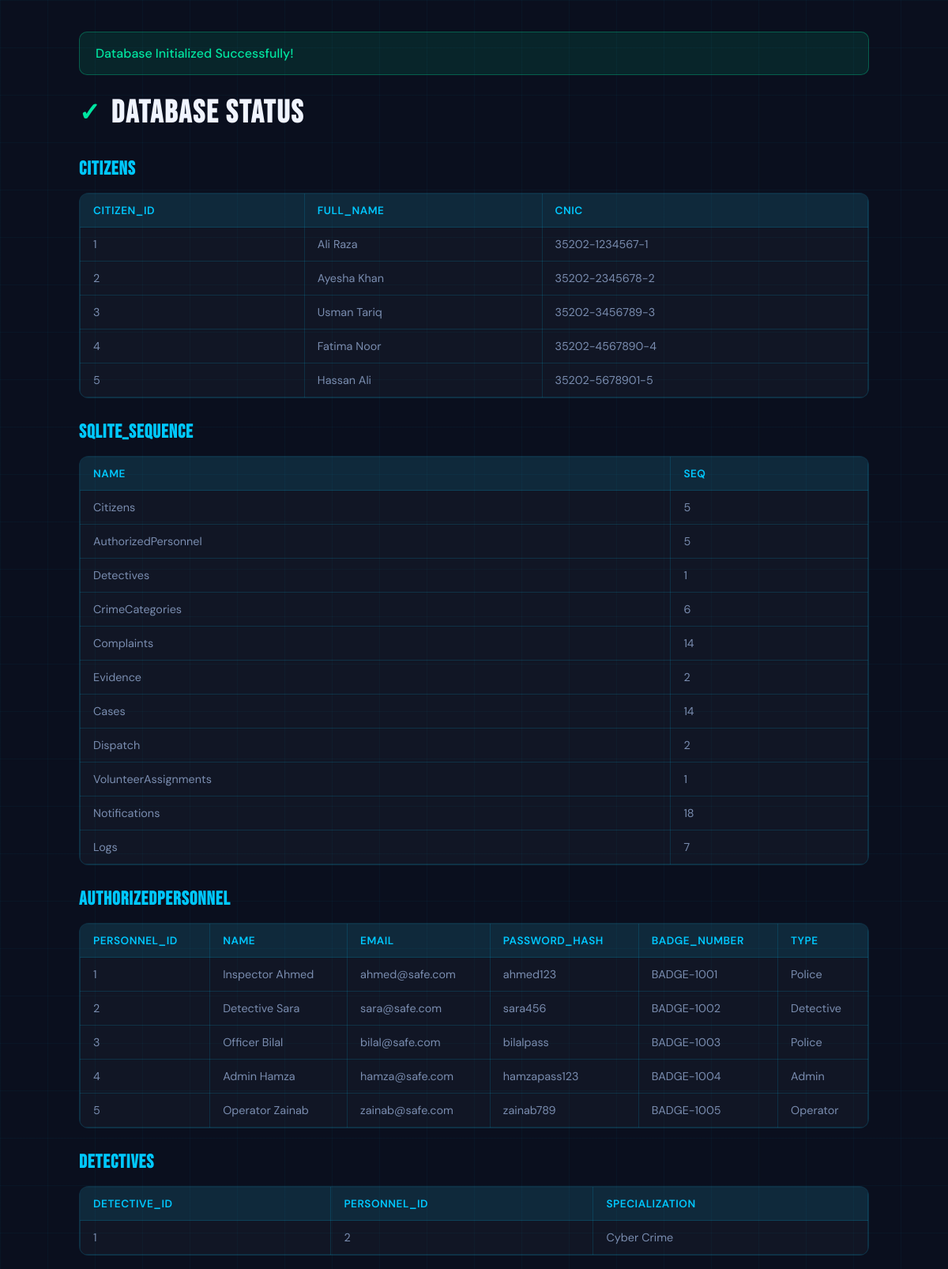
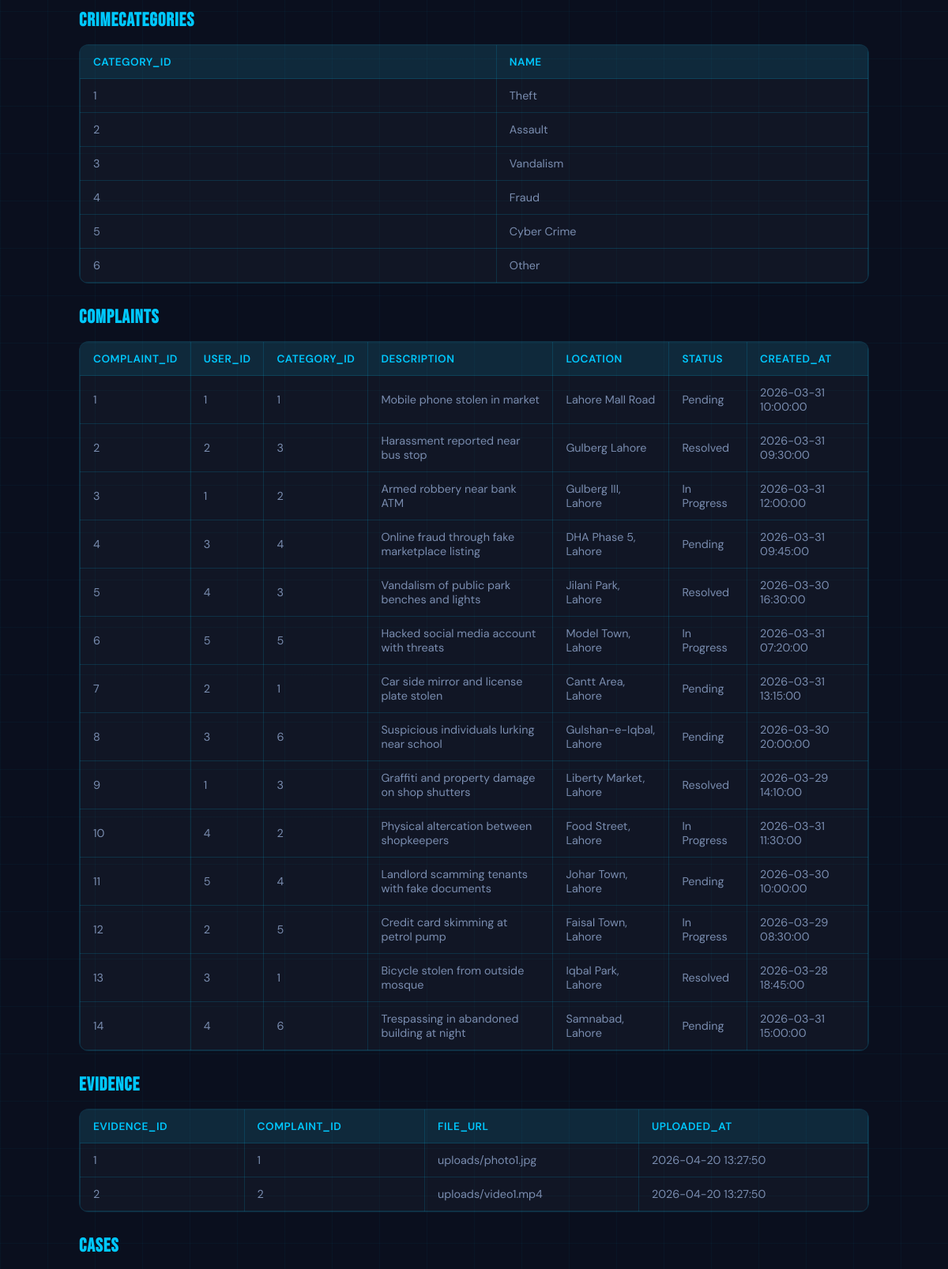
/viewdb (upper part), run on the app's committed database (2 pictures, top to bottom).
### tables this page shows
CREATE TABLE Citizens (
    citizen_id INTEGER PRIMARY KEY AUTOINCREMENT,
    full_name TEXT NOT NULL,
    cnic TEXT UNIQUE NOT NULL
);

CREATE TABLE AuthorizedPersonnel (
    personnel_id INTEGER PRIMARY KEY AUTOINCREMENT,
    name TEXT NOT NULL,
    email TEXT UNIQUE NOT NULL,
    password_hash TEXT NOT NULL,
    badge_number TEXT UNIQUE NOT NULL,
    type TEXT DEFAULT 'Police' CHECK(type IN ('Police','Detective','Operator','Admin'))
);

CREATE TABLE Detectives (
    detective_id INTEGER PRIMARY KEY AUTOINCREMENT,
    personnel_id INTEGER UNIQUE NOT NULL,
    specialization TEXT DEFAULT 'General',
    FOREIGN KEY (personnel_id) REFERENCES AuthorizedPersonnel(personnel_id)
);

CREATE TABLE CrimeCategories (
    category_id INTEGER PRIMARY KEY AUTOINCREMENT,
    name TEXT UNIQUE NOT NULL
);

CREATE TABLE Complaints (
    complaint_id INTEGER PRIMARY KEY AUTOINCREMENT,
    user_id INTEGER,
    category_id INTEGER,
    description TEXT NOT NULL,
    location TEXT NOT NULL,
    status TEXT DEFAULT 'Pending' CHECK(status IN ('Pending','In Progress','Resolved')),
    created_at DATETIME DEFAULT CURRENT_TIMESTAMP,

    FOREIGN KEY (user_id) REFERENCES Citizens(citizen_id),
    FOREIGN KEY (category_id) REFERENCES CrimeCategories(category_id)
);

CREATE TABLE Evidence (
    evidence_id INTEGER PRIMARY KEY AUTOINCREMENT,
    complaint_id INTEGER NOT NULL,
    file_url TEXT NOT NULL,
    uploaded_at DATETIME DEFAULT CURRENT_TIMESTAMP,

    FOREIGN KEY (complaint_id) REFERENCES Complaints(complaint_id)
);

### app.py (the view)
@app.route('/viewdb')
def view_db():
    conn = get_db_connection()
    cursor = conn.cursor()
    cursor.execute("SELECT name FROM sqlite_master WHERE type='table';")
    tables = cursor.fetchall()
    table_data = {}
    for table in tables:
        table_name = table['name']
        cursor.execute(f"SELECT * FROM {table_name};")
        data = cursor.fetchall()
        table_data[table_name] = data
    conn.close()
    return render_template("initdb.html", table_data=table_data)

### app.py (called while the page is built)
def get_db_connection():
    conn = sqlite3.connect(DATABASE)
    conn.row_factory = sqlite3.Row
    return conn

### templates/initdb.html (shortened to what this page needs)
<!DOCTYPE html>
<html lang="en">
<head>
</head>
<body>
  <div class="page-container">
    <div class="success-msg">
      Database Initialized Successfully!
    </div>
    <h1>Database Status</h1>
    {% for table, rows in table_data.items() %}
      <h2>{{ table|upper }}</h2>
      {% if rows %}
        <div class="table-wrapper">
          <table>
            <thead>
              <tr>
                {% for column in rows[0].keys() %}
                  <th>{{ column }}</th>
                {% endfor %}
              </tr>
            </thead>
            <tbody>
              {% for row in rows %}
                <tr>
                  {% for column in row.keys() %}
                    <td>{{ row[column] }}</td>
                  {% endfor %}
                </tr>
              {% endfor %}
            </tbody>
          </table>
        </div>
      {% else %}
        <div class="table-wrapper">
          <div class="empty">👋 Empty table</div>
        </div>
      {% endif %}
    {% endfor %}
  </div>
</body>
</html>

### templates/initdb.html (style rules this page uses)
*, *::before, *::after { box-sizing: border-box; margin: 0; padding: 0; }
:root { --navy: #0a0f1e; --cyan: #00c8ff; --white: #f0f4ff; --muted: #7a8db0; --success: #00e5a0; --border: rgba(0,200,255,0.15); }
html, body { min-height: 100vh; background: var(--navy); color: var(--white); font-family: 'DM Sans', sans-serif; padding: 20px; }
body::before { content: ''; position: fixed; inset: 0; background-image: linear-gradient(rgba(0,200,255,0.04) 1px, transparent 1px), linear-gradient(90deg, rgba(0,200,255,0.04) 1px, transparent 1px); background-size: 60px 60px; pointer-events: none; z-index: 0; }
.page-container { position: relative; z-index: 5; max-width: 1000px; margin: 0 auto; }
h1 { font-family: 'Bebas Neue', sans-serif; font-size: 2.5rem; letter-spacing: 2px; margin-bottom: 32px; display: flex; align-items: center; gap: 12px; }
h1::before { content: '✓'; color: var(--success); font-size: 2rem; }
h2 { font-family: 'Bebas Neue', sans-serif; font-size: 1.5rem; letter-spacing: 1px; margin: 28px 0 16px 0; color: var(--cyan); }
.table-wrapper { background: rgba(255,255,255,0.03); border: 1px solid var(--border); border-radius: 12px; overflow-x: auto; margin-bottom: 24px; }
table { width: 100%; border-collapse: collapse; font-size: 0.9rem; }
th { background: rgba(0,200,255,0.1); border: 1px solid var(--border); padding: 12px 16px; text-align: left; font-weight: 600; color: var(--cyan); font-size: 0.85rem; text-transform: uppercase; letter-spacing: 0.5px; }
td { border: 1px solid var(--border); padding: 12px 16px; color: var(--muted); }
.success-msg { background: rgba(0,229,160,0.1); border: 1px solid rgba(0,229,160,0.3); color: var(--success); padding: 16px 20px; border-radius: 10px; margin-bottom: 24px; font-weight: 500; }

### data on the page
Citizens: citizen_id "1" "Ali Raza" "35202-1234567-1"
Citizens: citizen_id "2" "Ayesha Khan" "35202-2345678-2"
Citizens: citizen_id "3" "Usman Tariq" "35202-3456789-3"
Citizens: citizen_id "4" "Fatima Noor" "35202-4567890-4"
Citizens: citizen_id "5" "Hassan Ali" "35202-5678901-5"
AuthorizedPersonnel: personnel_id "1" "Inspector Ahmed" "ahmed@safe.com" "ahmed123" "BADGE-1001" "Police"
AuthorizedPersonnel: personnel_id "2" "Detective Sara" "sara@safe.com" "sara456" "BADGE-1002" "Detective"
AuthorizedPersonnel: personnel_id "3" "Officer Bilal" "bilal@safe.com" "bilalpass" "BADGE-1003" "Police"
AuthorizedPersonnel: personnel_id "4" "Admin Hamza" "hamza@safe.com" "hamzapass123" "BADGE-1004" "Admin"
AuthorizedPersonnel: personnel_id "5" "Operator Zainab" "zainab@safe.com" "zainab789" "BADGE-1005" "Operator"
Detectives: detective_id "1" "2" "Cyber Crime"
CrimeCategories: category_id "1" "Theft"
CrimeCategories: category_id "2" "Assault"
CrimeCategories: category_id "3" "Vandalism"
CrimeCategories: category_id "4" "Fraud"
CrimeCategories: category_id "5" "Cyber Crime"
CrimeCategories: category_id "6" "Other"
Complaints: complaint_id "1" "1" "1" "Mobile phone stolen in market" "Lahore Mall Road" "Pending" "2026-03-31 10:00:00"
Complaints: complaint_id "2" "2" "3" "Harassment reported near bus stop" "Gulberg Lahore" "Resolved" "2026-03-31 09:30:00"
Complaints: complaint_id "3" "1" "2" "Armed robbery near bank ATM" "Gulberg III, Lahore" "In Progress" "2026-03-31 12:00:00"
Complaints: complaint_id "4" "3" "4" "Online fraud through fake marketplace listing" "DHA Phase 5, Lahore" "Pending" "2026-03-31 09:45:00"
Complaints: complaint_id "5" "4" "3" "Vandalism of public park benches and lights" "Jilani Park, Lahore" "Resolved" "2026-03-30 16:30:00"
Complaints: complaint_id "6" "5" "5" "Hacked social media account with threats" "Model Town, Lahore" "In Progress" "2026-03-31 07:20:00"
Complaints: complaint_id "7" "2" "1" "Car side mirror and license plate stolen" "Cantt Area, Lahore" "Pending" "2026-03-31 13:15:00"
Complaints: complaint_id "8" "3" "6" "Suspicious individuals lurking near school" "Gulshan-e-Iqbal, Lahore" "Pending" "2026-03-30 20:00:00"
Complaints: complaint_id "9" "1" "3" "Graffiti and property damage on shop shutters" "Liberty Market, Lahore" "Resolved" "2026-03-29 14:10:00"
Complaints: complaint_id "10" "4" "2" "Physical altercation between shopkeepers" "Food Street, Lahore" "In Progress" "2026-03-31 11:30:00"
Complaints: complaint_id "11" "5" "4" "Landlord scamming tenants with fake documents" "Johar Town, Lahore" "Pending" "2026-03-30 10:00:00"
Complaints: complaint_id "12" "2" "5" "Credit card skimming at petrol pump" "Faisal Town, Lahore" "In Progress" "2026-03-29 08:30:00"
Complaints: complaint_id "13" "3" "1" "Bicycle stolen from outside mosque" "Iqbal Park, Lahore" "Resolved" "2026-03-28 18:45:00"
Complaints: complaint_id "14" "4" "6" "Trespassing in abandoned building at night" "Samnabad, Lahore" "Pending" "2026-03-31 15:00:00"
Evidence: evidence_id "1" "1" "uploads/photo1.jpg" "2026-04-20 13:27:50"
Evidence: evidence_id "2" "2" "uploads/video1.mp4" "2026-04-20 13:27:50"

### other printed values
{{ table|upper }} "CITIZENS" "SQLITE_SEQUENCE" "AUTHORIZEDPERSONNEL" "DETECTIVES" "CRIMECATEGORIES" "COMPLAINTS" "EVIDENCE" "CASES"
{{ column }} "CITIZEN_ID" "FULL_NAME" "CNIC" "NAME" "SEQ" "PERSONNEL_ID" "NAME" "EMAIL" "PASSWORD_HASH" "BADGE_NUMBER" "TYPE" "DETECTIVE_ID" "PERSONNEL_ID" "SPECIALIZATION" "CATEGORY_ID" "NAME" "COMPLAINT_ID" "USER_ID" "CATEGORY_ID" "DESCRIPTION" "LOCATION" "STATUS" "CREATED_AT" "EVIDENCE_ID" "COMPLAINT_ID" "FILE_URL" "UPLOADED_AT"
{{ row[column] }} "Citizens" "5" "AuthorizedPersonnel" "5" "Detectives" "1" "CrimeCategories" "6" "Complaints" "14" "Evidence" "2" "Cases" "14" "Dispatch" "2" "VolunteerAssignments" "1" "Notifications" "18" "Logs" "7"
